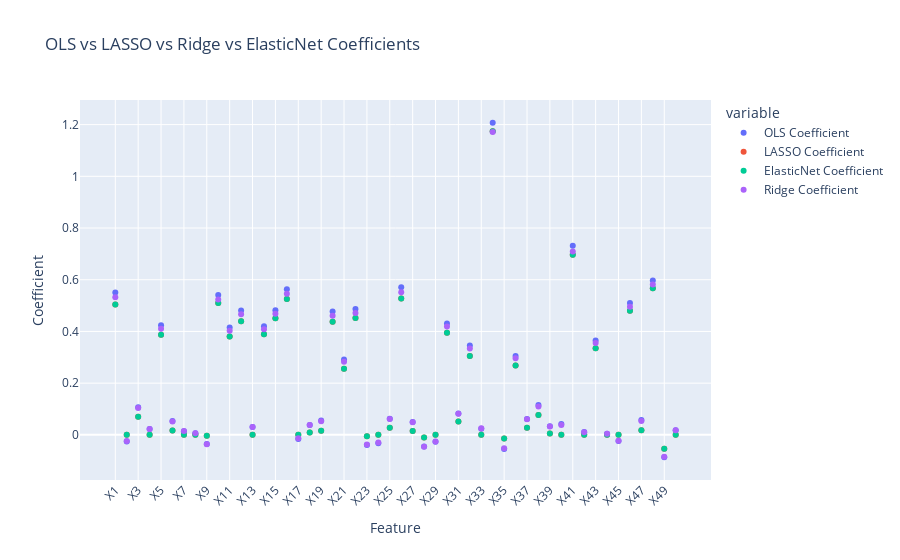

The cell this chart's notebook holds for it:
### Markdown cell above
Let us compare LASSO CV, Ridge CV, and ElasticNet CV to OLS on a graph to see the effects of regularisation.

### Code cell
# Get the coefficients and feature names for Lasso and ElasticNet
lasso_coefficients = lasso_cv_model.coef_
elastic_net_coefficients = elastic_net.coef_
ridge_coefficients = ridge_cv_model.coef_
feature_names = X0_train.columns

# Initialize the OLS regression model
ols_model = LinearRegression()
# Fit the OLS model to the training data
ols_model.fit(X1_train, y0_train)
# Get the coefficients for OLS
ols_coefficients = ols_model.coef_

# Create DataFrames for Lasso and OLS coefficients
lasso_coeff_df = pd.DataFrame({'Feature': feature_names, 'LASSO Coefficient': lasso_coefficients})
elastic_net_coeff_df = pd.DataFrame({'Feature': feature_names, 'ElasticNet Coefficient': elastic_net_coefficients})
ridge_coeffcients_df = pd.DataFrame({'Feature': feature_names, 'Ridge Coefficient': ridge_coefficients})
ols_coeff_df = pd.DataFrame({'Feature': feature_names, 'OLS Coefficient': ols_coefficients})

# Combine the DataFrames
combined_coeff_df = pd.merge(ols_coeff_df, lasso_coeff_df, on='Feature')
combined_coeff_df = pd.merge(combined_coeff_df, elastic_net_coeff_df, on='Feature')
combined_coeff_df = pd.merge(combined_coeff_df, ridge_coeffcients_df, on='Feature')

# Create an interactive scatter plot using Plotly
fig = px.scatter(combined_coeff_df, x='Feature', y=['OLS Coefficient', 'LASSO Coefficient', 'ElasticNet Coefficient', 'Ridge Coefficient'],
                 title='OLS vs LASSO vs Ridge vs ElasticNet Coefficients', labels={'value': 'Coefficient'})

# Customize layout
fig.update_layout(xaxis={'tickangle': -45, 'title': 'Feature'},
                  yaxis={'title': 'Coefficient'})

# Show the interactive plot
fig.show()

### Figure 1 — Plotly figure (JSON) as saved in the notebook; plotly's stock layout.template omitted (floating-point values rounded to 4 significant figures)
{"data": [{"hovertemplate": "variable=OLS Coefficient<br>Feature=%{x}<br>Coefficient=%{y}<extra></extra>", "legendgroup": "OLS Coefficient", "marker": {"color": "#636efa", "symbol": "circle"}, "mode": "markers", "name": "OLS Coefficient", "orientation": "v", "showlegend": true, "type": "scatter", "x": ["X1", "X2", "X3", "X4", "X5", "X6", "X7", "X8", "X9", "X10", "X11", "X12", "X13", "X14", "X15", "X16", "X17", "X18", "X19", "X20", "X21", "X22", "X23", "X24", "X25", "X26", "X27", "X28", "X29", "X30", "X31", "X32", "X33", "X34", "X35", "X36", "X37", "X38", "X39", "X40", "X41", "X42", "X43", "X44", "X45", "X46", "X47", "X48", "X49", "X50"], "xaxis": "x", "y": [0.5505, -0.02578, 0.1066, 0.0226, 0.4241, 0.05409, 0.01396, 0.006224, -0.03572, 0.5406, 0.4153, 0.4809, 0.03076, 0.4205, 0.4818, 0.563, -0.0155, 0.03788, 0.05513, 0.4775, 0.2915, 0.487, -0.03895, -0.03206, 0.06235, 0.5706, 0.04993, -0.04488, -0.02614, 0.4311, 0.08265, 0.3457, 0.02413, 1.207, -0.05477, 0.3053, 0.06165, 0.1154, 0.03307, 0.04158, 0.7312, 0.01067, 0.3647, 0.004682, -0.02398, 0.5096, 0.05717, 0.5975, -0.08657, 0.01804], "yaxis": "y"}, {"hovertemplate": "variable=LASSO Coefficient<br>Feature=%{x}<br>Coefficient=%{y}<extra></extra>", "legendgroup": "LASSO Coefficient", "marker": {"color": "#EF553B", "symbol": "circle"}, "mode": "markers", "name": "LASSO Coefficient", "orientation": "v", "showlegend": true, "type": "scatter", "x": ["X1", "X2", "X3", "X4", "X5", "X6", "X7", "X8", "X9", "X10", "X11", "X12", "X13", "X14", "X15", "X16", "X17", "X18", "X19", "X20", "X21", "X22", "X23", "X24", "X25", "X26", "X27", "X28", "X29", "X30", "X31", "X32", "X33", "X34", "X35", "X36", "X37", "X38", "X39", "X40", "X41", "X42", "X43", "X44", "X45", "X46", "X47", "X48", "X49", "X50"], "xaxis": "x", "y": [0.5047, -0.0, 0.06973, 0.0, 0.387, 0.01653, 0.0, 0.0, -0.003846, 0.5096, 0.38, 0.4398, 0.0, 0.3889, 0.4513, 0.5253, -0.0, 0.008907, 0.01596, 0.4377, 0.2558, 0.4525, -0.00507, -0.0, 0.02758, 0.5277, 0.01532, -0.01049, -0.0, 0.3946, 0.05214, 0.3046, 0.0, 1.175, -0.01444, 0.2685, 0.02782, 0.0764, 0.005697, 5.538e-05, 0.6968, 0.0, 0.3349, 0.0, -0.0, 0.48, 0.01783, 0.5673, -0.05342, 0.0], "yaxis": "y"}, {"hovertemplate": "variable=ElasticNet Coefficient<br>Feature=%{x}<br>Coefficient=%{y}<extra></extra>", "legendgroup": "ElasticNet Coefficient", "marker": {"color": "#00cc96", "symbol": "circle"}, "mode": "markers", "name": "ElasticNet Coefficient", "orientation": "v", "showlegend": true, "type": "scatter", "x": ["X1", "X2", "X3", "X4", "X5", "X6", "X7", "X8", "X9", "X10", "X11", "X12", "X13", "X14", "X15", "X16", "X17", "X18", "X19", "X20", "X21", "X22", "X23", "X24", "X25", "X26", "X27", "X28", "X29", "X30", "X31", "X32", "X33", "X34", "X35", "X36", "X37", "X38", "X39", "X40", "X41", "X42", "X43", "X44", "X45", "X46", "X47", "X48", "X49", "X50"], "xaxis": "x", "y": [0.5047, -0.0, 0.06973, 0.0, 0.387, 0.01653, 0.0, 0.0, -0.003846, 0.5096, 0.38, 0.4398, 0.0, 0.3889, 0.4513, 0.5253, -0.0, 0.008907, 0.01596, 0.4377, 0.2558, 0.4525, -0.00507, -0.0, 0.02758, 0.5277, 0.01532, -0.01049, -0.0, 0.3946, 0.05214, 0.3046, 0.0, 1.175, -0.01444, 0.2685, 0.02782, 0.0764, 0.005697, 5.538e-05, 0.6968, 0.0, 0.3349, 0.0, -0.0, 0.48, 0.01783, 0.5673, -0.05342, 0.0], "yaxis": "y"}, {"hovertemplate": "variable=Ridge Coefficient<br>Feature=%{x}<br>Coefficient=%{y}<extra></extra>", "legendgroup": "Ridge Coefficient", "marker": {"color": "#ab63fa", "symbol": "circle"}, "mode": "markers", "name": "Ridge Coefficient", "orientation": "v", "showlegend": true, "type": "scatter", "x": ["X1", "X2", "X3", "X4", "X5", "X6", "X7", "X8", "X9", "X10", "X11", "X12", "X13", "X14", "X15", "X16", "X17", "X18", "X19", "X20", "X21", "X22", "X23", "X24", "X25", "X26", "X27", "X28", "X29", "X30", "X31", "X32", "X33", "X34", "X35", "X36", "X37", "X38", "X39", "X40", "X41", "X42", "X43", "X44", "X45", "X46", "X47", "X48", "X49", "X50"], "xaxis": "x", "y": [0.5323, -0.02324, 0.1041, 0.0223, 0.4109, 0.05166, 0.01481, 0.005804, -0.03604, 0.5237, 0.4028, 0.4663, 0.03001, 0.4086, 0.4689, 0.5455, -0.01337, 0.0382, 0.05249, 0.4604, 0.2824, 0.4716, -0.03747, -0.02958, 0.06111, 0.5517, 0.04853, -0.04557, -0.0253, 0.4192, 0.08178, 0.3342, 0.02554, 1.171, -0.05128, 0.2964, 0.05996, 0.1102, 0.03285, 0.03844, 0.7097, 0.009716, 0.355, 0.003927, -0.02299, 0.4956, 0.05348, 0.5815, -0.08481, 0.01763], "yaxis": "y"}], "layout": {"legend": {"title": {"text": "variable"}, "tracegroupgap": 0}, "title": {"text": "OLS vs LASSO vs Ridge vs ElasticNet Coefficients"}, "xaxis": {"anchor": "y", "domain": [0, 1], "tickangle": -45, "title": {"text": "Feature"}}, "yaxis": {"anchor": "x", "domain": [0, 1], "title": {"text": "Coefficient"}}}}
